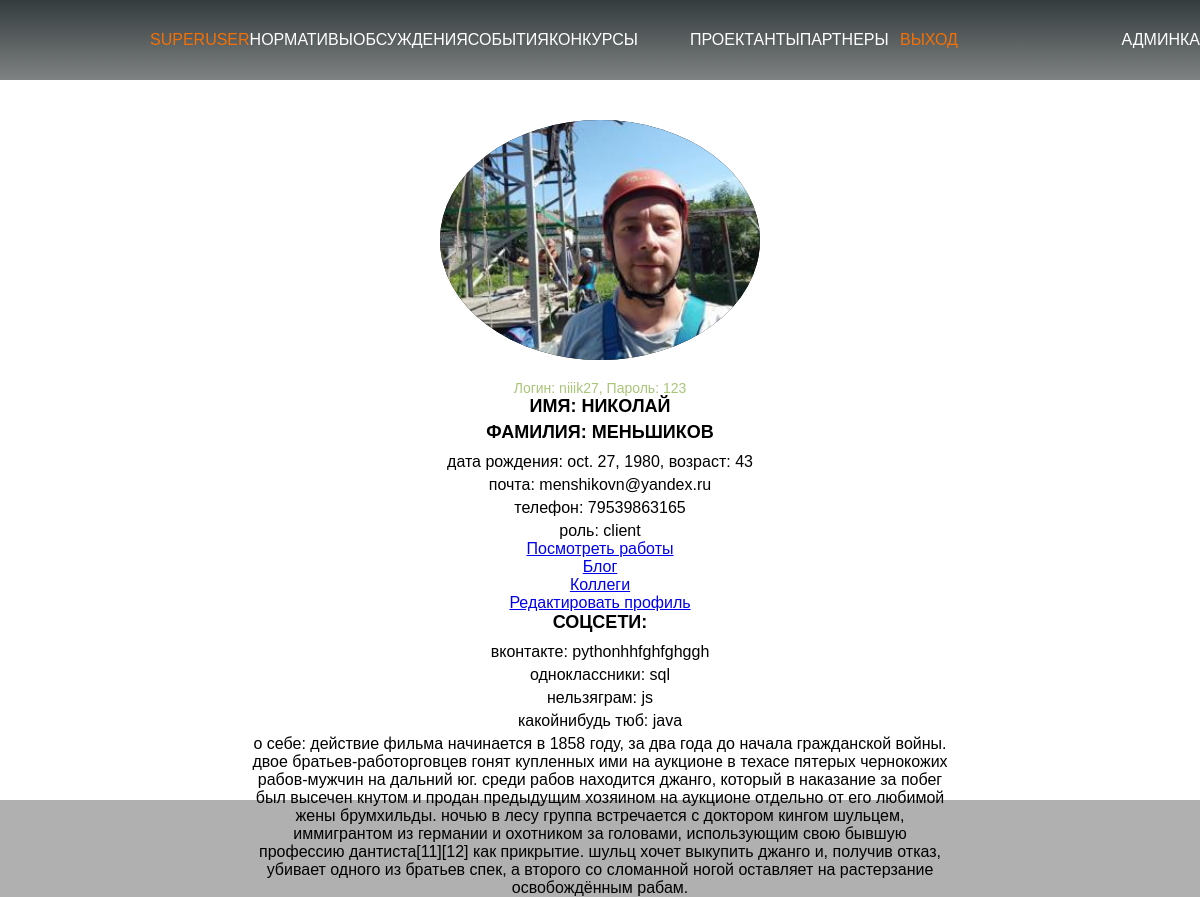
The page /niiik27/ (signed in) on the database its author committed.
### loginuser/models.py (models this page shows, shortened)
class UserProfile(models.Model):
    photo_url = models.CharField('Ссылка на фото',max_length=256, blank=True)
    image = models.ImageField('Изображение', upload_to=f'{APP_NAMES.USER_PROFILE}/image', blank=True)
    firstname = models.CharField('Имя', max_length=len_fields, blank=True)
    lastname = models.CharField('Фамилия', max_length=len_fields, blank=True)
    birth = models.DateField('Дата рождения', blank=True)
    e_mail = models.CharField('Почта', max_length=len_fields, blank=True)
    phone = models.BigIntegerField('Телефон', blank=True)
    purpose = models.CharField('Роль',max_length=10, blank=True)
    social_vk = models.CharField('Вконтакте', max_length=len_fields, blank=True)
    social_ok = models.CharField('Одноклассники', max_length=len_fields, blank=True)
    social_inst = models.CharField('Инста', max_length=len_fields, blank=True)
    social_tube = models.CharField('Видео', max_length=len_fields, blank=True)
    username = models.CharField('Логин', max_length=len_fields, blank=True)
    password = models.CharField('Пароль', max_length=len_fields, blank=True)
    about = models.TextField('Описание', blank=True)
    user = models.OneToOneField(User, on_delete=models.CASCADE)
    class Meta:
        verbose_name = APP_NAMES.USER_PROFILE
        verbose_name_plural = VERBOSE_APP_NAMES.USER_PROFILE

### loginuser/views.py (the view)
# urls.py: path('<str:username>/', profileView, name='username'),
def profileView(request, username):
    try:
        user = get_object_or_404(UserProfile, username=username)
        today = date.today()
        age = today.year - user.birth.year - ((today.month, today.day) < (user.birth.month, user.birth.day))
        return render(request, f'{APP_NAMES.HOME}/{APP_NAMES.HOME}.html',
                      {'userprofile': user, 'page_name': VERBOSE_APP_NAMES.HOME, 'page_style': APP_NAMES.HOME,
                       'age': age})
    except Http404:
        try:
            master_user = get_object_or_404(User, username=username)
            return redirect(f'/{APP_NAMES.LOGIN_USER}/{APP_NAMES.REG_USER}')
        except Http404:
            return redirect(f'/{APP_NAMES.ARTISTS}')

### home/templates/home/home.html (shortened to what this page needs)
{% extends 'base.html' %}
{% block content %}
    <main>
        {% if request.user.username %}
        <section class="hero">
            <div class="wrapper hero-wrapper">
                <img src="{{ userprofile.image.url }}" alt="" class="my_image hero__my_image">
                <span class="my_age">Логин: {{ userprofile.username }}, Пароль: {{ userprofile.password }}</span>
                <span class="first_name">Имя: {{ userprofile.firstname }}</span>
                <span class="last_name">Фамилия: {{ userprofile.lastname }}</span>
                <span class="my_desc">Дата рождения: {{ userprofile.birth }}, Возраст: {{ age }}</span>
                <span class="my_desc">Почта: {{ userprofile.e_mail }}</span>
                <span class="my_desc">Телефон: {{ userprofile.phone }}</span>
                <span class="my_desc">Роль: {{ userprofile.purpose }}</span>
                <a href="{% url 'portfolio' userprofile.username %}">Посмотреть работы</a>
                <a href="{% url 'blog' %}">Блог</a>
                <a href="{% url 'artists' %}">Коллеги</a>
                <a href="{% url 'profileup' %}">Редактировать профиль</a>
                <p class="first_name">Соцсети:</p>
                <p class="my_desc">Вконтакте: {{ userprofile.social_vk }}</p>
                <p class="my_desc">Одноклассники: {{ userprofile.social_ok }}</p>
                <p class="my_desc">Нельзяграм: {{ userprofile.social_inst }}</p>
                <p class="my_desc">Какойнибудь тюб: {{ userprofile.social_tube }}</p>
                <p class="my_desc">О себе: {{ userprofile.about }}</p>
            </div>
        </section>
        {% endif %}
    </main>
{% endblock %}

### templates/base.html (shortened to what this page needs)
<!DOCTYPE html>
{% load static %}
<html lang="en">
<head>
    <link rel="stylesheet" href="{% static 'base/css/style.css' %}">
    <link rel="stylesheet" href="{% static '' %}{{ page_style }}/css/style.css">
</head>
<body>
    <header class="header">
        <div class="wrapper header-wrapper">
            <div class="logo">
            </div>
            <nav class="nav_wrapper">
                <div class="info-block">
                    <a href="{% url 'home' %}" class="link link-primary">{% if request.user.username %}{{ request.user.username }}{% else %}Главная{% endif %}</a>
                    <a href="{% url 'standards' %}" class="link">Нормативы</a>
                    <a href="{% url 'issues' %}" class="link">Обсуждения</a>
                    <a href="{% url 'events' %}" class="link">События</a>
                    <a href="{% url 'contests' %}" class="link">Конкурсы</a>
                </div>
                <div class="base-block">
                    <a href="{% url 'artists' %}" class="link">Проектанты</a>
                    <a href="{% url 'partners' %}" class="link">Партнеры</a>
                </div>
            </nav>
            <div class="header-right ">
                {% if request.user.username %}
                    <a href="{% url 'logoutuser' %}" class="link link-primary">Выход</a>
                {% else %}
                    <a href="{% url 'loginuser' %}" class="link link-primary">Вход</a>
                {% endif %}
                <a href="{% url 'admin:index' %}" class="link">Админка</a>
            </div>
        </div>
    </header>
{% block content %}
{% endblock %}
    </body>
</html>

### static/base/css/style.css (style rules this page uses)
* { font-family: Arial, Helvetica, sans-serif }
body { margin: 0; padding: 0; background: #b0b0b0; }
h1, h2, h3, h4, h5, h6, p { margin: 0; }
body { padding:0; margin:0; }
.header { background:linear-gradient(#343c3d 0px, #343c3d66); }
.wrapper { width:100%; height:100px; max-width: 1440px; margin: 0 auto; }
.header-wrapper { display:flex; flex-direction: row; height: 80px; justify-content:space-between; align-items: center; }
.header-right { display:flex; flex-direction: row; width: 25%; justify-content:space-between; align-items: center; }
.link { color: #fff; font-size: 16px; text-decoration: none; text-transform: uppercase; font-family: sans-serif; transition: 0.3s; }
.link-primary { color: #f57004; }
.info-block { display:flex; flex-direction: row; width:65%; justify-content:space-between; align-items: center; }
.base-block { display:flex; flex-direction: row; width:25%; justify-content:space-between; align-items: center; }
.nav_wrapper { display:flex; flex-direction: row; width:60%; justify-content: space-between; align-items: center; }
.logo { width:10%; }

### home/static/home/css/style.css (style rules this page uses)
.hero { background-color: #ffffff; height: calc(100vh - 80px); padding-top:5vh; padding-bottom:2vh; }
.hero-wrapper { display:flex; flex-direction: column; align-items: center; }
.my_image { width:320px; height:320px; border-radius:100%; background-color:black; object-fit: cover; }
.hero__my_image { margin-bottom: 20px; }
.first_name, .last_name { color: black; font-size: 18px; font-weight: bold; text-transform: uppercase; font-family: sans-serif; margin-bottom: 5px; }
.my_age { font-family: sans-serif; font-size: 14px; color: #a8c578; }
.my_desc { font-weight: normal; text-transform: lowercase; width:90%; max-width:700px; text-align: center; margin: 5px 0 0; }

### rows shown on the page
UserProfile: image (picture), username "niiik27", password "123", firstname "НИКОЛАЙ", lastname "МЕНЬШИКОВ", birth "oct. 27, 1980", e_mail "menshikovn@yandex.ru", phone "79539863165", purpose "client", social_vk "pythonhhfghfghggh", social_ok "sql", social_inst "js", social_tube "java", about "действие фильма начинается в 1858 году, за два года до начала гражданской войны. двое братьев-работорговцев гонят купленных ими на аукционе в техасе пятерых чернокожих рабов-мужчин на дальний юг. среди рабов находится джанго, который в наказание за побег был высечен кнутом и продан предыдущим хозяином на аукционе отдельно от его любимой жены брумхильды. ночью в лесу группа встречается с доктором кингом шульцем, иммигрантом из германии и охотником за головами, использующим свою бывшую профессию дантиста[11][12] как прикрытие. шульц хочет выкупить джанго и, получив отказ, убивает одного из братьев спек, а второго со сломанной ногой оставляет на растерзание освобождённым рабам."

### other values the page prints
{{ request.user.username }} "SUPERUSER"
